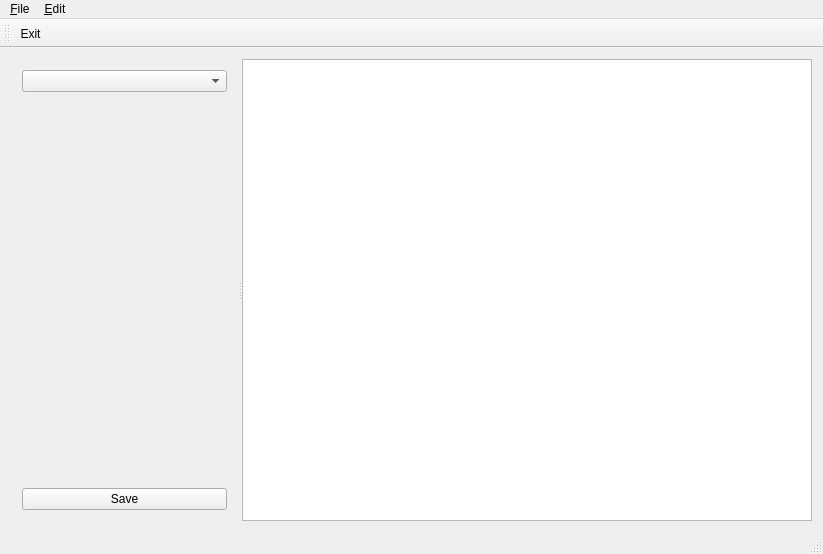
<?xml version="1.0" encoding="UTF-8"?>
<ui version="4.0">
 <class>MainWindow</class>
 <widget class="QMainWindow" name="MainWindow">
  <property name="geometry">
   <rect>
    <x>0</x>
    <y>0</y>
    <width>823</width>
    <height>554</height>
   </rect>
  </property>
  <property name="windowTitle">
   <string>MainWindow</string>
  </property>
  <widget class="QWidget" name="centralWidget">
   <layout class="QVBoxLayout" name="verticalLayout_2">
    <item>
     <widget class="QSplitter" name="splitter">
      <property name="orientation">
       <enum>Qt::Horizontal</enum>
      </property>
      <widget class="QWidget" name="layoutWidget">
       <layout class="QVBoxLayout" name="verticalLayout">
        <item>
         <widget class="MenuComboBox" name="menuComboBox"/>
        </item>
        <item>
         <widget class="EditorDelegate" name="menuEditorDelegate" native="true"/>
        </item>
        <item>
         <widget class="QPushButton" name="savePushButton">
          <property name="text">
           <string>Save</string>
          </property>
         </widget>
        </item>
       </layout>
      </widget>
      <widget class="QPlainTextEdit" name="menuTextEdit">
       <property name="minimumSize">
        <size>
         <width>400</width>
         <height>0</height>
        </size>
       </property>
       <property name="font">
        <font>
         <family>Courier New</family>
        </font>
       </property>
      </widget>
     </widget>
    </item>
   </layout>
  </widget>
  <widget class="QMenuBar" name="menuBar">
   <property name="geometry">
    <rect>
     <x>0</x>
     <y>0</y>
     <width>823</width>
     <height>21</height>
    </rect>
   </property>
   <widget class="QMenu" name="menuEdit">
    <property name="title">
     <string>&amp;Edit</string>
    </property>
    <addaction name="action_Add"/>
    <addaction name="action_Remove"/>
    <addaction name="actionView_Example_Menu"/>
   </widget>
   <widget class="QMenu" name="menuFile">
    <property name="title">
     <string>&amp;File</string>
    </property>
    <addaction name="action_Open"/>
    <addaction name="action_Save"/>
    <addaction name="separator"/>
    <addaction name="action_Exit"/>
   </widget>
   <addaction name="menuFile"/>
   <addaction name="menuEdit"/>
  </widget>
  <widget class="QToolBar" name="mainToolBar">
   <attribute name="toolBarArea">
    <enum>TopToolBarArea</enum>
   </attribute>
   <attribute name="toolBarBreak">
    <bool>false</bool>
   </attribute>
   <addaction name="action_Exit"/>
  </widget>
  <widget class="QStatusBar" name="statusBar"/>
  <action name="action_Open">
   <property name="text">
    <string>&amp;Open...</string>
   </property>
   <property name="shortcut">
    <string>Ctrl+O</string>
   </property>
  </action>
  <action name="action_Save">
   <property name="text">
    <string>&amp;Save...</string>
   </property>
   <property name="shortcut">
    <string>Ctrl+S</string>
   </property>
  </action>
  <action name="action_Exit">
   <property name="text">
    <string>&amp;Exit</string>
   </property>
   <property name="shortcut">
    <string>Ctrl+X</string>
   </property>
  </action>
  <action name="action_Add">
   <property name="text">
    <string>&amp;Add...</string>
   </property>
  </action>
  <action name="action_Remove">
   <property name="text">
    <string>&amp;Remove</string>
   </property>
  </action>
  <action name="actionView_Example_Menu">
   <property name="text">
    <string>View Example Menu</string>
   </property>
   <property name="shortcut">
    <string>Ctrl+E</string>
   </property>
  </action>
 </widget>
 <layoutdefault spacing="6" margin="11"/>
 <customwidgets>
  <customwidget>
   <class>MenuComboBox</class>
   <extends>QComboBox</extends>
   <header>menucombobox.h</header>
  </customwidget>
  <customwidget>
   <class>EditorDelegate</class>
   <extends>QWidget</extends>
   <header>editordelegate.h</header>
   <container>1</container>
  </customwidget>
 </customwidgets>
 <resources/>
 <connections>
  <connection>
   <sender>action_Exit</sender>
   <signal>triggered()</signal>
   <receiver>MainWindow</receiver>
   <slot>close()</slot>
   <hints>
    <hint type="sourcelabel">
     <x>-1</x>
     <y>-1</y>
    </hint>
    <hint type="destinationlabel">
     <x>199</x>
     <y>149</y>
    </hint>
   </hints>
  </connection>
 </connections>
</ui>
